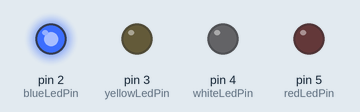
Simulated run of this sketch. Board: Arduino Uno, built with avr-gcc and run on an emulated ATmega328P. Shown: output pins drawn as LEDs (lit = HIGH).

Above: at 0.05 s.
At 1.45 s:
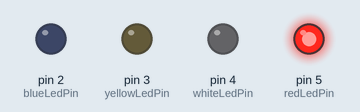
At 2.85 s:
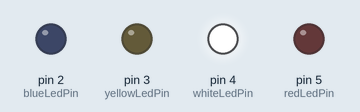
Timing chart, 0 to 3.1 s (numbered marks = the images above):
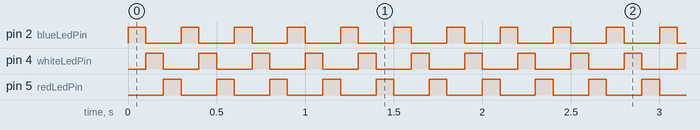

Measured:
- by itself, pin 2 (blueLedPin), pin 4 (whiteLedPin), pin 5 (redLedPin): alternates HIGH for 0.10 s and LOW for 0.20 s

The sketch:

blink_1.ino
```cpp
const int blueLedPin = 2;
const int yellowLedPin = 3;
const int whiteLedPin = 4;
const int redLedPin = 5;

void setup() {
  // initialize digital pin LED_BUILTIN as an output.
  pinMode(blueLedPin, OUTPUT);
  pinMode(yellowLedPin, OUTPUT);
  pinMode(whiteLedPin, OUTPUT);
  pinMode(redLedPin, OUTPUT);
}

// the loop function runs over and over again forever
void loop() {
  digitalWrite(blueLedPin, HIGH);

  delay(100);

  digitalWrite(blueLedPin, LOW);
  digitalWrite(whiteLedPin, HIGH);

  delay(100);

  digitalWrite(whiteLedPin, LOW);
  digitalWrite(redLedPin, HIGH);

  delay(100);

  digitalWrite(redLedPin, LOW);
}
```
